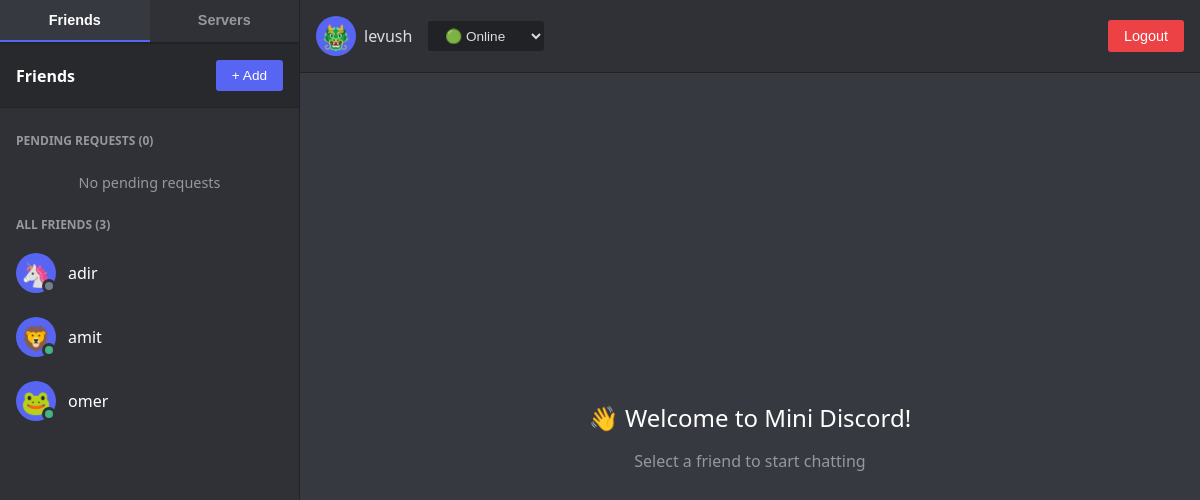
Screenshot of /home (signed in) with the database file from the repository.
### tables this page shows
CREATE TABLE users (
            id INTEGER PRIMARY KEY AUTOINCREMENT,
            email TEXT UNIQUE NOT NULL,
            username TEXT UNIQUE NOT NULL,
            password TEXT NOT NULL,
            avatar TEXT NOT NULL,
            created_at TIMESTAMP DEFAULT CURRENT_TIMESTAMP
        , status TEXT NOT NULL DEFAULT 'offline');

### backend/app/main.py (the view)
@app.get("/home", response_class=HTMLResponse)
async def home(request: Request, user: dict = Depends(get_current_user_required), session: str = Cookie(None)):
    friends = get_friends_with_status(user['id'])
    friend_requests = get_pending_friend_requests(user['id'])
    servers = get_user_servers(user['id'])
    server_invites = get_pending_server_invites(user['id'])
    return templates.TemplateResponse("home.html", {
        "request": request,
        "user": user,
        "session_token": session,
        "friends": friends,
        "friend_requests": friend_requests,
        "servers": servers,
        "server_invites": server_invites
    })

### frontend/templates/home.html (shortened to what this page needs)
<!DOCTYPE html>
<html lang="en">
<head>
    <link rel="stylesheet" href="/pages/home/css/main.css">
    <link rel="stylesheet" href="/pages/home/css/sidebar.css">
    <link rel="stylesheet" href="/pages/home/css/chat.css">
    <link rel="stylesheet" href="/pages/home/css/buttons.css">
    <link rel="stylesheet" href="/pages/home/css/modal.css">
    <link rel="stylesheet" href="/pages/home/css/servers.css">
    <link rel="stylesheet" href="/pages/home/css/voice.css">
</head>
<body>
    <div id="app">
        <div id="sidebar">
            <div id="tab-selector">
                <button class="tab-btn active" data-tab="friends" onclick="switchTab('friends')">Friends</button>
                <button class="tab-btn" data-tab="servers" onclick="switchTab('servers')">Servers</button>
            </div>
            <div id="friends-tab" class="tab-content active">
                <div id="sidebar-header">
                    <h3>Friends</h3>
                    <button class="add-friend-btn" onclick="openAddFriendModal()">+ Add</button>
                </div>
                <div id="sidebar-content">
                <div class="section-title">Pending Requests (<span id="requests-count">{{ friend_requests|length }}</span>)</div>
                <div id="requests-container">
                    {% if friend_requests %}
                        {% for request in friend_requests %}
                        <div class="request-item" data-request-id="{{ request['id'] }}">
                            <div class="request-header">
                                <div class="avatar">
                                    {% if request['avatar'] == 'avatar1' %}🦊
                                    {% elif request['avatar'] == 'avatar2' %}🐼
                                    {% elif request['avatar'] == 'avatar3' %}🦁
                                    {% elif request['avatar'] == 'avatar4' %}🐸
                                    {% elif request['avatar'] == 'avatar5' %}🦄
                                    {% elif request['avatar'] == 'avatar6' %}🐲
                                    {% else %}😊{% endif %}
                                </div>
                                <div class="friend-info">
                                    <div class="friend-name">{{ request['username'] }}</div>
                                </div>
                            </div>
                            <div class="request-actions">
                                <button class="accept-btn" onclick="acceptRequest({{ request['id'] }})">Accept</button>
                                <button class="decline-btn" onclick="declineRequest({{ request['id'] }})">Decline</button>
                            </div>
                        </div>
                        {% endfor %}
                    {% else %}
                        <div class="no-items">No pending requests</div>
                    {% endif %}
                </div>
                <div class="section-title">All Friends (<span id="friends-count">{{ friends|length }}</span>)</div>
                <div id="friends-container">
                    {% if friends %}
                        {% for friend in friends %}
                        <div class="friend-item"
                             data-friend-id="{{ friend['id'] }}"
                             data-friend-name="{{ friend['username'] }}"
                             data-friend-avatar="{{ friend['avatar'] }}"
                             onclick="openChat({{ friend['id'] }}, '{{ friend['username'] }}', '{{ friend['avatar'] }}', '{{ friend['status'] }}')">
                            <div class="avatar-container">
                                <div class="avatar">
                                    {% if friend['avatar'] == 'avatar1' %}🦊
                                    {% elif friend['avatar'] == 'avatar2' %}🐼
                                    {% elif friend['avatar'] == 'avatar3' %}🦁
                                    {% elif friend['avatar'] == 'avatar4' %}🐸
                                    {% elif friend['avatar'] == 'avatar5' %}🦄
                                    {% elif friend['avatar'] == 'avatar6' %}🐲
                                    {% else %}😊{% endif %}
                                </div>
                                <div class="status-indicator status-{{ friend['status'] }}"></div>
                            </div>
                            <div class="friend-info">
                                <div class="friend-name">{{ friend['username'] }}</div>
                            </div>
                        </div>
                        {% endfor %}
                    {% else %}
                        <div class="no-items">No friends yet. Add some!</div>
                    {% endif %}
                </div>
            </div>
        </div>
        </div>
        <div id="main-content">
            <header>
                <div class="header-left">
                    <div class="user-info">
                        <div class="avatar">
                            {% if user['avatar'] == 'avatar1' %}🦊
                            {% elif user['avatar'] == 'avatar2' %}🐼
                            {% elif user['avatar'] == 'avatar3' %}🦁
                            {% elif user['avatar'] == 'avatar4' %}🐸
                            {% elif user['avatar'] == 'avatar5' %}🦄
                            {% elif user['avatar'] == 'avatar6' %}🐲
                            {% else %}😊{% endif %}
                        </div>
                        <span>{{ user['username'] }}</span>
                    </div>
                    <select class="status-selector" id="status-selector" onchange="updateStatus()">
                        <option value="online" {% if user.get('status', 'online') == 'online' %}selected{% endif %}>🟢 Online</option>
                    </select>
                </div>
                <button class="logout-btn" onclick="location.href='/logout'">Logout</button>
            </header>
            <div id="content-area">
                <div class="welcome-screen" id="welcome-screen">
                    <div class="welcome-message">👋 Welcome to Mini Discord!</div>
                    <div style="color: #96989d;">Select a friend to start chatting</div>
                </div>
            </div>
        </div>
    </div>
</body>
</html>

### frontend/pages/home/css/main.css (style rules this page uses)
* { margin: 0; padding: 0; box-sizing: border-box; }
body { font-family: 'Segoe UI', Tahoma, Geneva, Verdana, sans-serif; background-color: #36393f; color: #dcddde; height: 100vh; overflow: hidden; }
#app { display: flex; height: 100vh; }
header { padding: 1rem; background-color: #2f3136; border-bottom: 1px solid #202225; display: flex; justify-content: space-between; align-items: center; }
.header-left { display: flex; align-items: center; gap: 1rem; }
.user-info { display: flex; align-items: center; gap: 0.5rem; }
#main-content { flex: 1; display: flex; flex-direction: column; }
#content-area { flex: 1; display: flex; flex-direction: column; }
.welcome-screen { flex: 1; display: flex; align-items: center; justify-content: center; flex-direction: column; gap: 1rem; }
.welcome-message { font-size: 1.5rem; color: #fff; }

### frontend/pages/home/css/sidebar.css (style rules this page uses)
#sidebar { width: 300px; background-color: #2f3136; display: flex; flex-direction: column; border-right: 1px solid #202225; }
#sidebar-header { padding: 1rem; background-color: #27292d; border-bottom: 1px solid #202225; display: flex; justify-content: space-between; align-items: center; }
#sidebar-header h3 { color: #fff; font-size: 1rem; }
#sidebar-content { flex: 1; overflow-y: auto; padding: 1rem 0; }
.section-title { padding: 0.5rem 1rem; font-size: 0.75rem; text-transform: uppercase; color: #96989d; font-weight: bold; }
.friend-item { padding: 0.75rem 1rem; display: flex; align-items: center; gap: 0.75rem; cursor: pointer; transition: background-color 0.2s; }
.avatar-container { position: relative; }
.avatar { width: 40px; height: 40px; border-radius: 50%; background-color: #5865f2; display: flex; align-items: center; justify-content: center; font-size: 1.5rem; flex-shrink: 0; }
.status-indicator { position: absolute; bottom: 0; right: 0; width: 14px; height: 14px; border-radius: 50%; border: 3px solid #2f3136; }
.status-online { background-color: #43b581; }
.status-offline { background-color: #747f8d; }
.friend-info { flex: 1; min-width: 0; }
.friend-name { color: #fff; font-weight: 500; white-space: nowrap; overflow: hidden; text-overflow: ellipsis; }
.no-items { padding: 1rem; text-align: center; color: #96989d; font-size: 0.9rem; }

### frontend/pages/home/css/buttons.css (style rules this page uses)
.add-friend-btn { background-color: #5865f2; color: white; border: none; padding: 0.5rem 1rem; border-radius: 3px; cursor: pointer; font-size: 0.85rem; transition: background-color 0.2s; }
.logout-btn { background-color: #ed4245; color: white; border: none; padding: 0.5rem 1rem; border-radius: 3px; cursor: pointer; font-size: 0.9rem; transition: background-color 0.2s; }
.status-selector { background-color: #202225; border: none; color: #dcddde; padding: 0.4rem 0.8rem; border-radius: 3px; cursor: pointer; font-size: 0.85rem; }

### frontend/pages/home/css/servers.css (style rules this page uses)
#tab-selector { display: flex; background-color: #2f3136; border-bottom: 2px solid #202225; }
.tab-btn { flex: 1; padding: 12px; background: none; border: none; color: #96989d; font-size: 0.9rem; font-weight: 600; cursor: pointer; transition: all 0.2s; border-bottom: 2px solid transparent; }
.tab-btn.active { color: #fff; border-bottom-color: #5865f2; }
.tab-content { display: none; }
.tab-content.active { display: block; }

### rows the page displays
users: username "adir"
users: username "amit"
users: username "omer"
users: username "levush", status "🟢 Online"

### other values shown
{{ friend_requests|length }} "0"
{{ friends|length }} "3"
